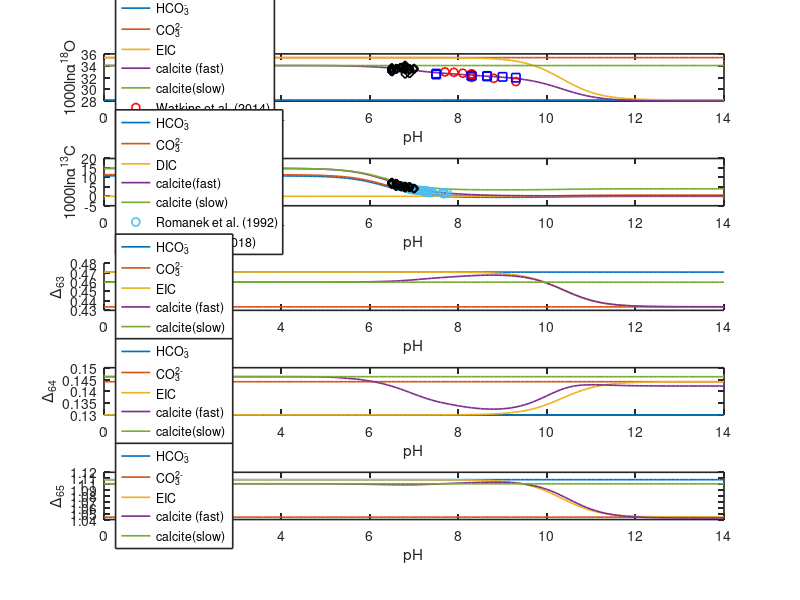

Write the MATLAB code that produced this figure.
%% File: Ion_by_ion_D61_D62_D63_D64_D65.m
%Created: 10/14/2021
%Last modified: 1/10/2022
%Author: James M. Watkins
%Department of Earth Sciences, University of Oregon
%watkins4@uoregon.edu
%Description: This script was used to produce Fig. 2 in Watkins and Devriendt
%(2022). If you use it, please cite: Watkins, J. and Devriendt, L., 2022, A
%combined model for kinetic clumped isotope effects in the
%CaCO3-DIC-H2O system, Geochemistry, Geophysics, Geosystems, v. X, p. Y-Z. 

%% Description
% Ion-by-ion model updated from Watkins and Hunt (2015)
% Update #1: This code uses Beck et al. (2005) instead of Wang et
% al. (2013) for the equilibrium d18O of CO2, HCO3, and CO3. This leads to
% different KFFs for the HCO3 --> CaCO3 and CO3 --> CaCO3 reactions
% Update #2: This code produces curves for D64 and D65. 
clear all
clc
%%
%=========================Input conditions=================================
TC = 5;
TK = TC+273.15;
salinity = 0;                                                                %permil
mNaCl = 0.015;                                                               %(seawater mNaCl = 0.537) (15 mM from Morrill et al., 2013)
A = 0.015;                                                                   %[Ca2+] concentration (M)
Rate_spec = 10^-6;                                                           %Use 10^-5.5 for Romanek data and KFFs = 1.  Use 10-6 for Watkins data. 
logOmega = 0.0005:0.05:8;                                                    %Range of omegas to produce a wide range of growth rates
Omega = exp(logOmega);
niter=1;
pH_stored = [0 0.1 14]';
%%
%==========================Initializing====================================
%------------------------ion-by-ion parameters-----------------------------
S = zeros(length(Omega),1);                                                 %Saturation ratio of Wolthers et al. (2012)
B = zeros(length(Omega),1);                                                 %HCO3+CO3
B0 = zeros(length(Omega),1);                                                %CO2
B1 = zeros(length(Omega),1);                                                %CO3
B2 = zeros(length(Omega),1);                                                %HCO3
DIC = zeros(length(Omega),1);                                               %DIC    
PA = zeros(length(Omega),1);                                                %Probability that a given site is an A site
PB1 = zeros(length(Omega),1);                                               %Probability that a given site is a B1 site
PB2 = zeros(length(Omega),1);                                               %Probability that a given site is a B2 site
uA = zeros(length(Omega),1);                                                %Kink propagation rate
uB = zeros(length(Omega),1);                                                %Kink propagation rate
uB_prime = zeros(length(Omega),1);                                          %Kink propagation rate for C18O16O16O2-
uC = zeros(length(Omega),1);                                                %Kink propagation rate
iA = zeros(length(Omega),1);                                                %Rate of kink formation on B sites
iB = zeros(length(Omega),1);                                                %Rate of kink formation on A sites
iC = zeros(length(Omega),1);                                                %Net rate of kink formation
rho_c = zeros(length(Omega),1);                                             %Steady state kink density
y_o = zeros(length(Omega),1);                                               %Step spacing
AR = zeros(length(Omega),1);                                                %Net attachment rate
DR = zeros(length(Omega),1);                                                %Net detachment rate
R_c = zeros(length(Omega),1);                                               %Calcite growth rate in moles/m2/s
Rate = zeros(length(Omega),1);                                              %log10R_c
%------------------------oxygen isotopes-----------------------------------
oxygen_isotopes = zeros(length(Omega),1);
B1_prime = zeros(length(Omega),1);
B2_prime = zeros(length(Omega),1);
PB1_prime = zeros(length(Omega),1);
PB2_prime = zeros(length(Omega),1);
Delta_dw = zeros(length(Omega),1);
Delta_bw = zeros(length(Omega),1);
Delta_cw = zeros(length(Omega),1);
R_o = zeros(length(Omega),1);                                               %2866/2666 of calcite
alpha_o = zeros(length(Omega),1);                                           %alpha-cw
D18O = zeros(length(Omega),1);                                              %1000ln18alpha_cw
%------------------------carbon isotopes-----------------------------------
carbon_isotopes = zeros(length(Omega),1);
Delta_cb = zeros(length(Omega),1);
Delta_bb = zeros(length(Omega),1);
delta_B0 = zeros(length(Omega),1);
delta_B1 = zeros(length(Omega),1);
delta_B2 = zeros(length(Omega),1);
D = zeros(length(Omega),1);
r_c = zeros(length(Omega),1);                                               %3666/2666 of calcite
delta_c = zeros(length(Omega),1);                                           %d13C of calcite (assumes d13C of DIC is 0)
alpha_cB2 = zeros(length(Omega),1);                                         %13alpha_c-B2
alpha_c_B2=zeros(length(Omega),1);
%------------------------Clumped isotopes-----------------------------------
d2 = zeros(length(Omega),1);                                                %Used for calculating isotopologue k's and nu's
r_B1 = zeros(length(Omega),1);                                              %Used for calculating isotopologue k's and nu's
r_B2 = zeros(length(Omega),1);                                              %Used for calculating isotopologue k's and nu's
B3 = zeros(length(Omega),1);                                                %Mass 61 CO3
B4 = zeros(length(Omega),1);                                                %Mass 61 HCO3
B5 = zeros(length(Omega),1);                                                %Mass 62 CO3
B6 = zeros(length(Omega),1);                                                %Mass 62 HCO3
term1 = zeros(length(Omega),1);
term2 = zeros(length(Omega),1);
RR63 = zeros(length(Omega),1);                                              %63R/63R*
Delta63 = zeros(length(Omega),1);
RR64 = zeros(length(Omega),1);                                              %64R/64R*
Delta64 = zeros(length(Omega),1);
RR65 = zeros(length(Omega),1);                                              %65R/65R*
Delta65 = zeros(length(Omega),1);
%================Arrays for plotting vs pH=================================
Rate_spec_stored = zeros(length(pH_stored),1);                              %Specified growth rate at top of code
colorcode_stored = zeros(length(pH_stored),1);                              %log10R for coloring the curves
%----------------------oxygen isotopes-------------------------------------
D_CO2_water = zeros(length(pH_stored),1);
D_B1_water = zeros(length(pH_stored),1);
D_B2_water = zeros(length(pH_stored),1);
D_DIC_water = zeros(length(pH_stored),1);
alpha_stored_slow = zeros(length(pH_stored),1);                             %18alpha_c-w slow growth
alpha_stored_fast = zeros(length(pH_stored),1);                             %18alpha_c-w fast growth limit
D18O_stored_slow = zeros(length(pH_stored),1);
D18O_stored_fast = zeros(length(pH_stored),1);
alpha_DIC_stored = zeros(length(pH_stored),1);                              %18alpha_DIC-w
D18O_spec_stored = zeros(length(pH_stored),1);                              %1000lna_c-w at specified growth rate
%----------------------carbon isotopes-------------------------------------
D_B0 = zeros(length(pH_stored),1);                                          %1000lna_CO2-DIC
D_B2 = zeros(length(pH_stored),1);                                          %1000lna_HCO3-DIC
D_B1 = zeros(length(pH_stored),1);                                          %1000lna_CO3-DIC
D_DIC = zeros(length(pH_stored),1);                                         %1000lna_DIC-DIC
D13C_stored_slow = zeros(length(pH_stored),1);                              %1000lna_c-DIC at slow growth  
D13C_stored_fast = zeros(length(pH_stored),1);                              %1000lna_c-DIC at fast growth  
D13C_spec_stored = zeros(length(pH_stored),1);                              %1000lna_c-DIC at specified growth rate  
%----------------------clumped isotopes-------------------------------------
D63_B1_stored  = zeros(length(pH_stored),1);                                %D63 of CO3(eq)
D63_B2_stored  = zeros(length(pH_stored),1);                                %D63 of HCO3(eq)
D63_calcite_equilibrium = zeros(length(pH_stored),1);                       %D63 of calcite(eq)
D63_calcite_kinetic = zeros(length(pH_stored),1);                           %D63 of calcite at fast growth
D63_spec_stored = zeros(length(pH_stored),1);                               %D63 of calcite at specified growth rate
D64_B1_stored  = zeros(length(pH_stored),1);                                %D64 of CO3(eq)
D64_B2_stored  = zeros(length(pH_stored),1);                                %D64 of HCO3(eq)
D64_calcite_equilibrium = zeros(length(pH_stored),1);                       %D64 of calcite(eq)
D64_spec_stored = zeros(length(pH_stored),1);                               %D64 of calcite at specified growth rate
D65_B1_stored  = zeros(length(pH_stored),1);                                %D65 of CO3(eq)
D65_B2_stored  = zeros(length(pH_stored),1);                                %D65 of HCO3(eq)
D65_calcite_equilibrium = zeros(length(pH_stored),1);                       %D65 of calcite(eq)
D65_spec_stored = zeros(length(pH_stored),1);                               %D65 of calcite at specified growth rate
%==========Arrays for plotting isotope comp of DIC=========================
xB1 = zeros(length(pH_stored),1);
xDIC = zeros(length(pH_stored),1);
xB2 = zeros(length(pH_stored),1); 
xB0 = zeros(length(pH_stored),1);
xDelta_EIC = zeros(length(pH_stored),1);
xD63_EIC = zeros(length(pH_stored),1);
xD64_EIC = zeros(length(pH_stored),1);
xD65_EIC = zeros(length(pH_stored),1);
%=========Matrices for plotting rate dependence at different pH values=====
% Rate_stored = zeros(length(Omega),niter);
% calcite_stored = zeros(length(Omega),niter);
% carbon_stored = zeros(length(Omega),niter);
% Delta63_stored = zeros(length(Omega),niter);
% Delta_B1_stored(i) = zeros(length(Omega),niter);
% Delta_B2_stored(i) = zeros(length(Omega),niter);
% Delta_B1_carbon_stored(i) = zeros(length(Omega),niter);
% Delta_B2_carbon_stored(i) = zeros(length(Omega),niter);
%%
iter=1;
for pH = 0:0.1:14
for i = 1: length(Omega)                                                    %This inner loop calculates the growth rate dependence at each pH
%%
%-------------Millero et al. (2007) - NaCl solutions-----------------------
AA1 = 35.2911*mNaCl^0.5+0.8491*mNaCl-0.32*mNaCl^1.5+0.055*mNaCl^2;
BB1 = -1583.09*mNaCl^0.5;
CC1 = -5.4366*(mNaCl^0.5);
pK1o = -114.3106+5773.67/TK+17.779524*log(TK);
pK1 = AA1+BB1/TK+CC1*log(TK)+pK1o;                                           
AA2 = 38.2746*mNaCl^0.5+1.6057*mNaCl-0.647*mNaCl^1.5+0.113*mNaCl^2;
BB2 = -1738.16*mNaCl^0.5;
CC2 = -6.0346*mNaCl^0.5;
pK2o = -83.2997+4821.38/TK+13.5962*log(TK);
pK2 = AA2+BB2/TK+CC2*log(TK)+pK2o;                                         
Ks = 10^-8.48;                                                              %Jacobsen (1974) calculated by Ellen using PHREEQC for freshwater
K1 = 10^(-pK1);
K2 = 10^(-pK2);
%%
%===========================Speciation=====================================
H = 10^-pH;
B1(i) = Omega(i)*Ks/A;% [CO32-] (M)
DIC(i) = B1(i)*(1+H/K2+(H^2)/(K1*K2));
B2(i) = DIC(i)/(1+H/K1+K2/H);% [HCO3-] (M)
B0(i) = DIC(i)/(1+K1/H+K1*K2/(H^2)); %[CO2 + H2CO3] (M)
B(i) = B1(i)+B2(i);
theta = 10^(8.6-pH);                                                        %Ratio of HCO3/CO3 on calcite surface
phi = (1+H/K2+H*H/K1/K2)/(1+H/K1+K2/H);                                     %Ratio of HCO3/CO3 in bulk solution
chi = phi/(1+phi);
%========================== Zeebe 2007 ====================================
%-----Note: THIS IS ONLY USED FOR PLOTTING THE DIC d18O CURVE--------------
CO2s = DIC(1)/(1+K1/H+K1*K2/(H^2));
xCO2 = CO2s/(10^(-2.98)+1);
H2CO3 = xCO2*10^(-2.98);
d1=CO2s;
a1=H2CO3;
b=DIC(1)/(1+H/K1+K2/H);
cr=DIC(1)/(1+H/K2+H*H/K1/K2);
V = 2*d1+3*(a1+b+cr);
zd = 2*d1/V;
za = 3*a1/V;
zb = 3*b/V;
zc = 3*cr/V;
lnad1000 = 1000*log(exp(2520/TK^2 + 0.01212));                               %Beck et al. (2005)
lnab1000 = 1000*log(exp(2590/TK^2 + 0.00189));                               %Beck et al. (2005)
lnac1000 = 1000*log(exp(2390/TK^2 - 0.00270));                               %Beck et al. (2005)
aa = 1.04;
ad = exp(lnad1000/1000);
ab = exp(lnab1000/1000);
ac = exp(lnac1000/1000);
RH2O = 1;
RRd = ad*RH2O;
RRa = aa*RH2O;
RRb = ab*RH2O;
RRc = ac*RH2O;
rd = RRd/(1+RRd);
ra = RRa/(1+RRa);
rb = RRb/(1+RRb);
xrc = RRc/(1+RRc);
RT =(rd*zd+ra*za+rb*zb+xrc*zc)/(1-(rd*zd+ra*za+rb*zb+xrc*zc));
AT = RT/RH2O;
lnAT1000 = 1000*log(AT);
%%
%===========================Input parameters===============================
boltz=1.38065E-23;                                                          %Boltzmann constant
epsilon = 0.67E-20;                                                         %kink formation energy
gamma = 1.2E-19;                                                            %edge work
kA1 = 3E6;                                                                  %Wolthers et al. (2012)
kA2 = kA1;                                                                  %Wolthers et al. (2012)
kB1 = 2*kA1*(1+theta)/(1+phi);                                              %Wolthers et al. (2012)
kB2 = kB1;                                                                  %Wolthers et al. (2012)
vA1 = 2E3;                                                                  %Wolthers et al. (2012)
vA2 = vA1;                                                                  %Wolthers et al. (2012)
%%
%========================Dependent parameters==============================
a = 3.199E-10;                                                              %Closest spacing between A and B sites
d = 27100;                                                                  %Molar density of calcite
S(i) = (A*B1(i)/Ks)^0.5;                                                    %Saturation ratio for calcite
k_bar_A = kA1+theta*kA2;                                                    %Rate coefficient for A attachment
k_bar_B = kB1+phi*kB2;                                                      %Rate coefficient for B1 and B2 attachment
v_bar_A = vA1+vA2;                                                          %Rate coefficient for A detachment
vB1 = Ks*k_bar_A*k_bar_B/(v_bar_A*(1+theta));                               %B1 detachment frequency
vB2 = vB1;                                                                  %Wolthers et al. (2012)
v_bar_B = vB1+theta*vB2;                                                    %Wolthers et al. (2012)
PB1(i) = (k_bar_B*B1(i)+v_bar_A)/(k_bar_A*A+v_bar_B+(1+theta)*(k_bar_B*B1(i)+v_bar_A));% Probability that a given site is a B1 site
PA(i) = 1-(1+theta)*PB1(i);                                                 %Probability that a given site is an A site
PB2(i) = 1-PA(i)-PB1(i);                                                    %Probability that a given site is a B2 site
uA(i) = k_bar_A*A*PB1(i)-v_bar_A*PA(i);                                     %Kink propagation rate
uB(i) = k_bar_B*B1(i)*PA(i)-v_bar_B*PB1(i);                                 %Kink propagation rate
uC(i) = uA(i)+uB(i);                                                        %Kink propagation rate
iA(i) = 2*exp(-2*epsilon/(boltz*TK))*(S(i)^2-1)*(v_bar_B*k_bar_A*A/(k_bar_A*A+v_bar_B));%Rate of kink formation on B sites
iB(i) = 2*exp(-2*epsilon/(boltz*TK))*(S(i)^2-1)*(v_bar_A*k_bar_B*B(i)/(k_bar_B*B(i)+v_bar_A));%Rate of kink formation on A sites
iC(i) = (iA(i)+iB(i))/2;                                                    %Net rate of kink formation
rho_c(i) = (2*iC(i)/(uA(i)+uB(i)))^0.5;                                     %Steady state kink density
y_o(i) = 19*a*gamma/(boltz*TK*log(S(i)));                                   %Step spacing
R_c(i) = rho_c(i)*uC(i)*a^2*d/y_o(i);                                       %Calcite growth rate
%%
%=========================Oxygen Isotopes==================================
rw = 0.00208835 / 1.01025;
alpha_dw = exp(2520/TK^2 + 0.01212);                                        %Beck et al. (2005)
alpha_bw = exp(2590/TK^2 + 0.00189);                                        %Beck et al. (2005)
alpha_cw = exp(2390/TK^2 - 0.00270);                                        %Beck et al. (2005)
alpha_xw = exp((17747/TK-29.777)/1000);                                     %Watkins et al. (2013)
alpha_O_eq_1 = alpha_xw/alpha_cw;                                           %EFF
alpha_O_eq_2 = alpha_xw/alpha_bw;                                           %EFF
alpha_O_f_1 = 0.9995;                                                       %KFF
alpha_O_f_2 = 0.9966;                                                       %KFF
alpha_O_b_1 = alpha_O_f_1/alpha_O_eq_1;                                 
alpha_O_b_2 = alpha_O_f_2/alpha_O_eq_2; 
alpha_O_b2_b1 = alpha_bw/alpha_cw;
alpha_eq_c_w = exp((1000*log(alpha_O_eq_1)+1000*log(ac))/1000);
Delta_cw(i) = 1000*log(alpha_cw);
Delta_bw(i) = 1000*log(alpha_bw);
%%
%==========================Carbon isotopes ================================
d13C_DIC = 0;
rDIC = 0.01118;                                                             %This is PDB, but the value is arbitrary
epsilon_bg = -0.1141*TC + 10.78;                                            %Zhang et al. (1995) HCO3 - CO2(g)
epsilon_dg = 0.0049*TC - 1.31;                                              %Zhang et al. (1995) CO2(aq) - CO2(g)
epsilon_cb = -867/TK+2.52;                                                  %Mook (1986) - 0.4 permil difference between CO3 and HCO3
epsilon_db = -9866/TK+24.12;                                                %Mook (1986) - CO2(aq)-HCO3 (is nearly identical to that in Zhang et al. 1995)
delta_B2(i) = (d13C_DIC*(B0(i)+B1(i)+B2(i))-(epsilon_db*B0(i)+epsilon_cb*B1(i)))/((1+epsilon_db/1000)*B0(i)+B2(i)+(1+epsilon_cb/1000)*B1(i));
delta_B1(i) = delta_B2(i)*(1+epsilon_cb/1000)+epsilon_cb;
delta_B0(i) = delta_B2(i)*(1+epsilon_db/1000)+epsilon_db;%CO2(aq)
alpha_gb = 1/(epsilon_bg/1000+1);
alpha_gx = exp((-2.4612+(7.6663*1000/TK)-(2.988*1000000/(TK^2)))/1000);
alpha_xb = alpha_gb/alpha_gx;
alpha_cb = epsilon_cb/1000+1;
alpha_bc = 1/alpha_cb;
alpha_xc = alpha_xb/alpha_cb;
Delta_cb(i) = 1000*log(alpha_cb);
Delta_bb(i) = 0;
alpha_C_eq_1 = alpha_xc;                                                    %EFF
alpha_C_eq_2 = alpha_xb;                                                    %EFF
alpha_C_f_1 = 1.000;                                                        %KFF
alpha_C_f_2 = 1.000;                                                        %KFF
alpha_C_b_1 = alpha_C_f_1/alpha_C_eq_1;
alpha_C_b_2 = alpha_C_f_2/alpha_C_eq_2;
%=====================Clumped isotopes=====================================
D47_B0 = 26447/(TK^2)+285.51/TK-0.3004;                                     %Wang et al. (2004) - assume CO2(aq) = CO2(g), as done by Guo (2020)
D48_B0 = 29306/(TK^2)+93.885/TK-0.2914;                                     %Wang et al. (2004) - assume CO2(aq) = CO2(g), as done by Guo (2020)
D49_B0 = 108776/(TK^2)+477.14/TK-0.5954;                                    %Wang et al. (2004) - assume CO2(aq) = CO2(g), as done by Guo (2020)
%D63_B1 = 9.03e-6*TC^2-(3.13e-3)*TC+7.23e-1 - 0.28;                         %Uchikawa et al. (2021) shifted from Hill et al. (2020) - negative AFF to convert to D63
%D63_B2 = 9.39e-6*TC^2-(3.31e-3)*TC+7.91e-1 - 0.28;                         %Uchikawa et al. (2021) shifted from Hill et al. (2020) - negative AFF to convert to D63
D63_B1 = 43187/(TK^2)-34.833/TK+0.0007;                                     %Hill et al. 2020
D63_B2 = 43655/(TK^2)-23.643/TK-0.0088;                                     %Hill et al. 2020
D64_B1 = 23492/(TK^2)-52.842/TK+0.0304;                                     %Hill et al. 2020
D64_B2 = 21842/(TK^2)-50.457/TK+0.0291;                                     %Hill et al. 2020
D65_B1 = 112667/(TK^2)-123.11/TK+0.0304;                                    %Hill et al. 2020
D65_B2 = 112026/(TK^2)-97.208/TK+0.009;                                     %Hill et al. 2020
D63eq = 43159/(TK^2)-25.095/TK-0.0078;                                      %Calcite; Hill et al. 2020
D64eq = 23566/(TK^2)-52.319/TK+0.0297;                                      %Calcite; Hill et al. 2020
D65eq = 112667/(TK^2)-102.28/TK+0.012;                                      %Calcite; Hill et al. 2020
%=====================Isotopologue k's and nu's ===========================
d1 = 3*alpha_eq_c_w*rw;
r_B2(i) = (delta_B2(i)/1000+1)*rDIC;
r_B1(i) = (delta_B1(i)/1000+1)*rDIC;
d2(i) = alpha_C_eq_2*r_B2(1);                                               %Old note: =r_c^eq; replaces alpha_eq_c_w for O isotopes
k1 = kB1;                                                                   %Mass 60    
k2 = kB2;                                                                   %Mass 60
k3 = kB1*alpha_C_f_1;                                                       %Mass 61 
k4 = kB2*alpha_C_f_2;                                                       %Mass 61 
k5 = kB1*alpha_O_f_1;                                                       %Mass 62 
k6 = kB2*alpha_O_f_2;                                                       %Mass 62 
v1 = vB1;                                                                   %Mass 60 
v2 = vB2;                                                                   %Mass 60 
v3 = vB1*alpha_C_b_1;                                                       %Mass 61 
v4 = vB2*alpha_C_b_2;                                                       %Mass 61 
v5 = vB1*alpha_O_b_1;                                                       %Mass 62 
v6 = vB2*alpha_O_b_2;                                                       %Mass 62 
%%
%===================Isotopologue concentrations ===========================
B3(i) = B1(i)*(delta_B1(i)/1000+1)*rDIC;                                    %Mass 61
B4(i) = B2(i)*(delta_B2(i)/1000+1)*rDIC;                                    %Mass 61
B5(i) = 3*alpha_cw*rw*B1(i);                                                %Mass 62
B6(i) = 3*alpha_bw*rw*B2(i);                                                %Mass 62
%===============Carbon isotope composition of calcite======================
AR(i) =  k1*B1(i)*PA(i)+k2*B2(i)*PA(i);
DR(i) = v1*PB1(i)+v2*PB2(i);
r_c(i) = d2(i)*AR(i)/(((d2(i)*(AR(i)-DR(i))*(1+phi))/(alpha_C_f_1*r_B1(i)+phi*alpha_C_f_2*r_B2(i)))+DR(i));
alpha_cB2(i) = r_c(i)/r_B2(i);
delta_c(i) = (r_c(i)/rDIC-1)*1000;
%===============Oxygen isotope composition of calcite======================
R_o(i) = d1*AR(i)/(((d1*(AR(i)-DR(i))*(1+phi))/(alpha_O_f_1*3*alpha_cw*rw+phi*alpha_O_f_2*3*alpha_bw*rw))+DR(i));
alpha_o(i) = R_o(i)/3/rw;
%===============13-18 clumped isotope composition of calcite=====================
epsilon = 0;
alpha_63_f_1 = alpha_O_f_1*alpha_C_f_1+epsilon;
alpha_63_f_2 = alpha_O_f_2*alpha_C_f_2+epsilon;
carbon_isotopes(i) = alpha_xc*(AR(i)-DR(i))/((1-chi)*alpha_C_f_1+chi*alpha_C_f_2*alpha_bc)+DR(i);
oxygen_isotopes(i) = alpha_xw/alpha_cw*(AR(i)-DR(i))/((1-chi)*alpha_O_f_1+chi*alpha_O_f_2*alpha_bw/alpha_cw)+DR(i);
RR63(i) = carbon_isotopes(i)*oxygen_isotopes(i)*(D63eq/1000+1)/(AR(i)*(DR(i)+alpha_xc*alpha_xw/alpha_cw*(D63eq/1000+1)*(AR(i)-DR(i))/((1-chi)*alpha_63_f_1*(D63_B1/1000+1)+chi*alpha_63_f_2*alpha_bc*alpha_bw/alpha_cw*(D63_B2/1000+1))));
Delta63(i) = (RR63(i)-1)*1000;
%===============18-18 clumped composition of calcite======================
epsilon = 0;
alpha_64_f_1 = alpha_O_f_1*alpha_O_f_1+epsilon;
alpha_64_f_2 = alpha_O_f_2*alpha_O_f_2+epsilon;
RR64(i) = oxygen_isotopes(i)*oxygen_isotopes(i)*(D64eq/1000+1)/(AR(i)*(DR(i)+(alpha_xw/alpha_cw)^2*(D64eq/1000+1)*(AR(i)-DR(i))/((1-chi)*alpha_64_f_1*(D64_B1/1000+1)+chi*alpha_64_f_2*(alpha_bw/alpha_cw)^2*(D64_B2/1000+1))));
Delta64(i) = (RR64(i)-1)*1000;
%===============13-18-18 clumped composition of calcite======================
epsilon = 0;
alpha_65_f_1 = alpha_O_f_1*alpha_O_f_1*alpha_C_f_1+epsilon;
alpha_65_f_2 = alpha_O_f_2*alpha_O_f_2*alpha_C_f_2+epsilon;
RR65(i) = carbon_isotopes(i)*oxygen_isotopes(i)^2*(D65eq/1000+1)/(AR(i)^2*(DR(i)+alpha_xc*(alpha_xw/alpha_cw)^2*(D65eq/1000+1)*(AR(i)-DR(i))/((1-chi)*alpha_65_f_1*(D65_B1/1000+1)+chi*alpha_64_f_2*alpha_bc*(alpha_bw/alpha_cw)^2*(D65_B2/1000+1))));
Delta65(i) = (RR65(i)-1)*1000;
%==========================================================================
end
%%
disp(pH);
%For pH plot at specified rate
alpha18_spec = interp1(R_c, 1000*log(alpha_o), Rate_spec);
delta13_spec = interp1(R_c, delta_c, Rate_spec);
D63_spec = interp1(R_c, Delta63, Rate_spec);
D64_spec = interp1(R_c, Delta64, Rate_spec);
D65_spec = interp1(R_c, Delta65, Rate_spec);
%---------------------------Carbon-----------------------------------------
pH_stored(iter)=pH;
Rate_spec_stored(iter) = log10(Rate_spec);
colorcode_stored(iter) = log10(Rate_spec);
D_B2(iter)=1000*log((delta_B2(1)+1000)/(d13C_DIC+1000));
D_B0(iter)=1000*log((delta_B0(1)+1000)/(d13C_DIC+1000));
D_B1(iter)=1000*log((delta_B1(1)+1000)/(d13C_DIC+1000));
D_DIC(iter)=1000*log((d13C_DIC+1000)/(d13C_DIC+1000));
D13C_spec_stored(iter) = 1000*log((delta13_spec+1000)/(d13C_DIC+1000));
D13C_stored_slow(iter) = 1000*log((delta_c(1)+1000)/(d13C_DIC+1000));   
D13C_stored_fast(iter) = 1000*log((delta_c(length(Omega))+1000)/(d13C_DIC+1000));
%---------------------------Oxygen-----------------------------------------
D_CO2_water(iter)=1000*log(alpha_dw);
D_B1_water(iter)=1000*log(alpha_cw);
D_B2_water(iter)=1000*log(alpha_bw);
D_DIC_water(iter)=1000*log(AT);
alpha_stored_fast(iter)=alpha_o(length(Omega));
alpha_stored_slow(iter)=alpha_o(1);
alpha_DIC_stored(iter) = AT;
D18O_stored_slow(iter) = 1000*log(alpha_stored_slow(iter));
D18O_stored_fast(iter) = 1000*log(alpha_stored_fast(iter));
D18O_spec_stored(iter) = (alpha18_spec);
%---------------------------Clumped----------------------------------------
D63_B1_stored(iter) = D63_B1;
D63_B2_stored(iter) = D63_B2;
D64_B1_stored(iter) = D64_B1;
D64_B2_stored(iter) = D64_B2;
D65_B1_stored(iter) = D65_B1;
D65_B2_stored(iter) = D65_B2;
D63_calcite_kinetic(iter) = Delta63(length(Omega));
D63_calcite_equilibrium(iter) = Delta63(1);
D63_spec_stored(iter) = D63_spec;
D64_calcite_equilibrium(iter) = Delta64(1);
D64_spec_stored(iter) = D64_spec;
D65_calcite_equilibrium(iter) = Delta65(1);
D65_spec_stored(iter) = D65_spec;
%===========Subsection for plotting rate dep at different pH values========
% if rem(pH,1) == 0 % then pH is an integer 
% for i = 1:length(Omega)
% Rate_stored(i,niter)=log10(R_c(i));
% oxygen_stored(i,niter) = alpha_o(i);
% carbon_stored(i,niter) = alpha_c(i);
% Delta63_stored(i,niter) = Delta63(i);
% Delta_B1_stored(i) = 1000*log(alpha_cw);
% Delta_B2_stored(i) = 1000*log(alpha_bw);
% Delta_B1_carbon_stored(i) = Delta_cb(1);
% Delta_B2_carbon_stored(i) = Delta_bb(1);
% end
% niter=niter+1;
% else
% end
%==========================================================================
iter=iter+1;
end
%%
%For plotting D63,D64, and D65 of EIC as function of pH'
xpH = (0:0.1:14)';
xH = 10.^-xpH;
for i = 1:length(pH_stored)
xB1(i) = 1e-4;
xDIC(i) = xB1(i)*(1+xH(i)/K2+(xH(i)^2)/(K1*K2));
xB2(i) = xDIC(i)/(1+xH(i)/K1+K2/xH(i));% 
xB0(i) = xDIC(i)/(1+K1/xH(i)+K1*K2/(xH(i)^2)); 
xDelta_EIC(i) = xB1(i)/(xB2(i)+xB1(i))*D_B1_water(i) + xB2(i)/(xB2(i)+xB1(i))*D_B2_water(i); 
xD63_EIC(i) = xB2(i)/(xB1(i)+xB2(i))*D63_B2 + xB1(i)/(xB1(i)+xB2(i))*D63_B1;
xD64_EIC(i) = xB2(i)/(xB1(i)+xB2(i))*D64_B2 + xB1(i)/(xB1(i)+xB2(i))*D64_B1;
xD65_EIC(i) = xB2(i)/(xB1(i)+xB2(i))*D65_B2 + xB1(i)/(xB1(i)+xB2(i))*D65_B1;
end
%%
%==========================Import data=====================================
Romanek_data = load('Romanek_to_5C.txt'); 
    pH_Romanek = Romanek_data(:,1);
    D13C_Romanek = Romanek_data(:,2);
    rate_Romanek = Romanek_data(:,3); 
Watkins_data = load('Watkins_to_5C.txt');
    pH_Watkins = Watkins_data(:,1);
    D18O_Watkins = Watkins_data(:,2);  
    rate_Watkins = Watkins_data(:,3);
Baker_data = load('Baker_to_5C.txt');
    pH_Baker = Baker_data(:,1);
    D18O_Baker = Baker_data(:,2);
    rate_Baker = Baker_data(:,2);
Levitt_data = load('Levitt_to_5C.txt');
    pH_Levitt = Levitt_data(:,1);
    D18O_Levitt = Levitt_data(:,2);
Levitt_data_2 = load('Levitt_to_5C_carbon.txt');
    pH_Levitt_carbon = Levitt_data_2(:,1);
    D13C_Levitt_carbon = Levitt_data_2(:,3);
    rate_Levitt_carbon = Levitt_data_2(:,4);
    
%=============================pH Plot======================================
figure
set(gcf,'DefaultAxesLineWidth',1.2)
set(gcf,'DefaultLineLineWidth',1.2)
set(gcf,'Position',[1500, 1000, 600, 1000])

subplot(5,1,1)
plot(pH_stored, D_B1_water, pH_stored, D_B2_water, xpH, xDelta_EIC, pH_stored, D18O_spec_stored, pH_stored, D18O_stored_slow,pH_Watkins, D18O_Watkins, 'ro',pH_Baker, D18O_Baker, 'bs', pH_Levitt,D18O_Levitt,'kd')
xlabel('pH')
ylabel('1000ln\alpha^{18}O')
legend('HCO_{3}^{-}','CO_{3}^{2-}','EIC','calcite (fast)','calcite(slow)','Watkins et al. (2014)','Baker et al. (2015)','Levitt et al. (2018)','Location','west')
subplot(5,1,2)
plot(pH_stored, D_B1, pH_stored, D_B2, pH_stored, D_DIC, pH_stored, D13C_spec_stored, pH_stored, D13C_stored_slow, pH_Romanek, D13C_Romanek, 'o',pH_Levitt_carbon,D13C_Levitt_carbon,'kd')
xlabel('pH')
ylabel('1000ln\alpha^{13}C')
legend('HCO_{3}^{-}','CO_{3}^{2-}','DIC','calcite(fast)','calcite (slow)','Romanek et al. (1992)','Levitt et al. (2018)','Location','west')
subplot(5,1,3)
hold on
plot(pH_stored,D63_B2_stored, pH_stored,D63_B1_stored, xpH,xD63_EIC,pH_stored,D63_spec_stored, pH_stored,D63_calcite_equilibrium)
xlabel('pH')
ylabel('\Delta_{63}')
legend('HCO_{3}^{-}','CO_{3}^{2-}','EIC','calcite (fast)','calcite(slow)','Location','west')
subplot(5,1,4)
plot(pH_stored,D64_B2_stored, pH_stored,D64_B1_stored, xpH',xD64_EIC, pH_stored,D64_spec_stored, pH_stored,D64_calcite_equilibrium)
xlabel('pH')
ylabel('\Delta_{64}')
legend('HCO_{3}^{-}','CO_{3}^{2-}','EIC','calcite (fast)','calcite(slow)','Location','west')
subplot(5,1,5)
plot(pH_stored,D65_B2_stored, pH_stored,D65_B1_stored,xpH,xD65_EIC,pH_stored,D65_spec_stored, pH_stored,D65_calcite_equilibrium)
xlabel('pH')
ylabel('\Delta_{65}')
legend('HCO_{3}^{-}','CO_{3}^{2-}','EIC','calcite (fast)','calcite(slow)','Location','west')

%% Outputting the isotopic composition of DIC species and calcite as a function of pH
%  file=horzcat(pH_stored,D_B1_water,D_B2_water,D_DIC_water,D18O_stored_slow);
%  save Ion_by_ion_updated_oxygen.txt file -ascii
%  file=horzcat(pH_stored, D_B0, D_B1, D_B2, D_DIC,D13C_stored_slow);
%  save Ion_by_ion_updated_carbon.txt file -ascii
%  file=horzcat(pH_stored,D63_B1_stored, D63_B2_stored, D63_calcite_equilibrium,D64_B1_stored, D64_B2_stored, D64_calcite_equilibrium,D65_B1_stored,D65_B2_stored, D65_calcite_equilibrium);
%  save Ion_by_ion_updated_clumped.txt file -ascii
%  file=horzcat(xpH,xD63_EIC,xD64_EIC,xD65_EIC);
%  save Ion_by_ion_updated_clumped_EIC.txt file -ascii
%  file=horzcat(pH_stored,D18O_spec_stored,D13C_spec_stored,D63_spec_stored,D64_spec_stored,D65_spec_stored,Rate_spec_stored);
%  save Ion_by_ion_updated_CaCO3.txt file -ascii
